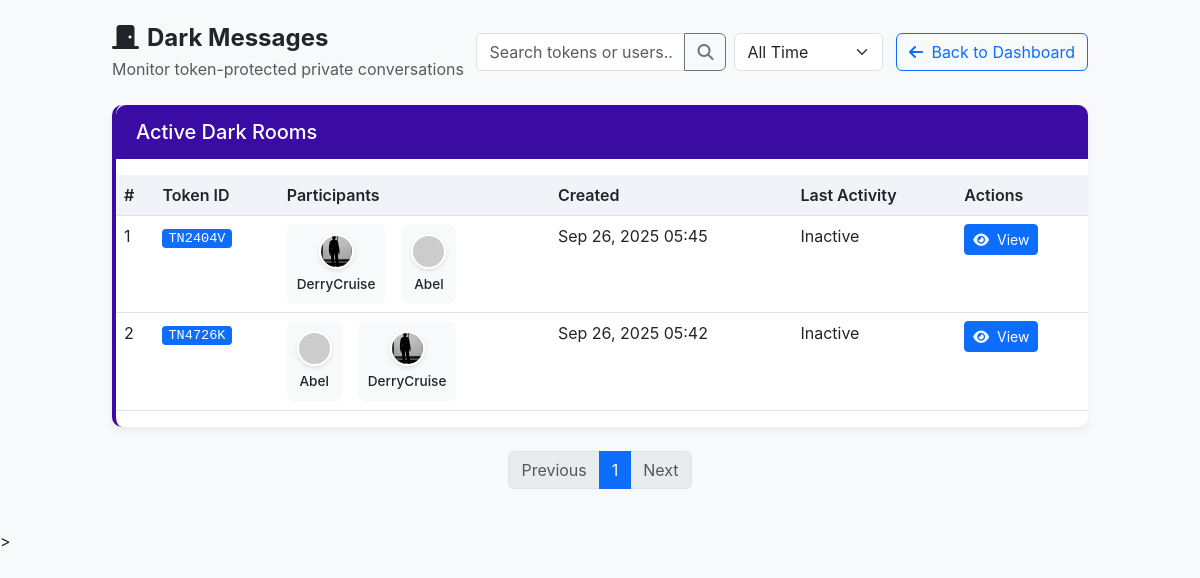
/DarkMessages/ (signed in), run on the app's committed database.
### users/models.py (models this page shows, shortened)
class TunnelSession(models.Model):
    initiator = models.ForeignKey(User, on_delete=models.CASCADE, related_name='initiated_tunnels')
    recipient = models.ForeignKey(User, on_delete=models.CASCADE, related_name='received_tunnels')
    tunnel_id = models.CharField(max_length=20, unique=True)
    chat_room_id = models.CharField(max_length=50, unique=True)
    created_at = models.DateTimeField(auto_now_add=True)
    expires_at = models.DateTimeField()
    is_active = models.BooleanField(default=False)
    class Meta:
        ordering = ['-created_at']

class UserProfile(models.Model):
    user = models.OneToOneField(User, on_delete=models.CASCADE)
    profile_picture = models.ImageField(upload_to='profile_pics/', null=True, blank=True)

### dashboard/views.py (the view)
# urls.py: path('DarkMessages/', views.dark_messages_view, name='DarkMessages'),
@login_required
def dark_messages_view(request):
    filter_value = request.GET.get('time_filter', 'all')
    page_number = request.GET.get('page', 1)  # Current page number
    tunnels = TunnelSession.objects.all()
    now = timezone.now()
    if filter_value == 'today':
        tunnels = tunnels.filter(created_at__date=now.date())
    elif filter_value == 'week':
        week_ago = now - timedelta(days=7)
        tunnels = tunnels.filter(created_at__gte=week_ago)
    elif filter_value == 'month':
        month_ago = now - timedelta(days=30)
        tunnels = tunnels.filter(created_at__gte=month_ago)
    for tunnel in tunnels:
        if tunnel.expires_at and tunnel.expires_at < now:
            if tunnel.is_active:  # Only update if still marked active
                tunnel.is_active = False
                tunnel.save(update_fields=['is_active'])
    tunnels = tunnels.prefetch_related(
        'messages__sender__userprofile',
        'messages__receiver__userprofile'
    ).select_related(
        'initiator__userprofile',
        'recipient__userprofile'
    )
    paginator = Paginator(tunnels, 5)
    page_obj = paginator.get_page(page_number)
    return render(request, 'DASHBOARD/newcode/html/DarkMessages.html', {
        'page_obj': page_obj,
        'filter_value': filter_value
    })

### templates/DASHBOARD/newcode/html/DarkMessages.html (shortened to what this page needs)
{% load static %}
<!DOCTYPE html>
<html lang="en">
<head>
  <link href="https://cdn.jsdelivr.net/npm/bootstrap@5.3.0/dist/css/bootstrap.min.css" rel="stylesheet">
  <link rel="stylesheet" href="https://cdnjs.cloudflare.com/ajax/libs/font-awesome/6.4.0/css/all.min.css">
  <link href="{% static 'DASHBOARD/CSS/DarkMessages.css' %}" rel="stylesheet">
</head>
<body>
<div class="container-fluid py-4">
  <div class="row">
    <div class="col-lg-11 col-xl-10 mx-auto">
      <div class="d-flex flex-column flex-md-row justify-content-between align-items-md-center mb-4">
        <div>
          <h4 class="fw-bold mb-1"><i class="fas fa-door-closed me-2"></i>Dark Messages</h4>
          <p class="text-muted mb-0">Monitor token-protected private conversations</p>
        </div>
        <div class="d-flex gap-2">
          <div class="input-group" style="width: 250px;">
            <input type="text" id="searchInput" class="form-control" placeholder="Search tokens or users...">
            <button class="btn btn-outline-secondary" id="searchBtn"><i class="fas fa-search"></i></button>
          </div>
          <form id="timeFilterForm" method="get">
            <select class="form-select" name="time_filter" id="timeFilter" style="width: auto;" onchange="this.form.submit()">
              <option value="all" {% if filter_value == 'all' %}selected{% endif %}>All Time</option>
            </select>
          </form>
        </div>
        <a href="{% url 'dashindex' %}" class="btn btn-outline-primary">
              <i class="fas fa-arrow-left me-1"></i> Back to Dashboard
        </a>
      </div>
      <div class="darkroom-card mb-4">
        <div class="darkroom-header mb-3">
          <h5 class="mb-0">Active Dark Rooms</h5>
        </div>
        <div class="table-responsive">
          <table class="table darkroom-table">
            <thead>
              <tr>
                <th>#</th>
                <th>Token ID</th>
                <th>Participants</th>
                <th>Created</th>
                <th>Last Activity</th>
                <th>Actions</th>
              </tr>
            </thead>
            <tbody>
              {% for tunnel in page_obj %}
              <tr data-created="{{ tunnel.created_at|date:'Y-m-d H:i:s' }}">
                <td>{{ forloop.counter0|add:page_obj.start_index }}</td>
                <td><span class="token-badge">{{ tunnel.tunnel_id }}</span></td>
                <td>
                  <div class="d-flex gap-3">
                    <div class="participant-card text-center">
                      <img src="{% if tunnel.initiator.userprofile.profile_picture %}{{ tunnel.initiator.userprofile.profile_picture.url }}{% else %}https://i.pravatar.cc/150?img=6{% endif %}" class="user-avatar">
                      <p class="user-name">{{ tunnel.initiator.username }}</p>
                    </div>
                    <div class="participant-card text-center">
                      <img src="{% if tunnel.recipient.userprofile.profile_picture %}{{ tunnel.recipient.userprofile.profile_picture.url }}{% else %}https://i.pravatar.cc/150?img=6{% endif %}" class="user-avatar">
                      <p class="user-name">{{ tunnel.recipient.username }}</p>
                    </div>
                  </div>
                </td>
                <td>{{ tunnel.created_at|date:"M d, Y H:i" }}</td>
                <td>{% if tunnel.is_active %}Active{% else %}Inactive{% endif %}</td>
                <td>
                  <button class="btn btn-sm btn-primary view-btn" type="button" data-tunnel="{{ tunnel.id }}">
                    <i class="fas fa-eye me-1"></i> View
                  </button>
                </td>
              </tr>
              {% empty %}
              <tr>
                <td colspan="6" class="text-center">No tunnels found</td>
              </tr>
              {% endfor %}
            </tbody>
          </table>
        </div>
      </div>
      <nav aria-label="Page navigation">
        <ul class="pagination justify-content-center mt-3">
          {% if page_obj.has_previous %}
            <li class="page-item">
              <a class="page-link" href="?time_filter={{ filter_value }}&page={{ page_obj.previous_page_number }}">Previous</a>
            </li>
          {% else %}
            <li class="page-item disabled"><span class="page-link">Previous</span></li>
          {% endif %}
          {% for num in page_obj.paginator.page_range %}
            {% if page_obj.number == num %}
              <li class="page-item active"><span class="page-link">{{ num }}</span></li>
            {% elif num > page_obj.number|add:-3 and num < page_obj.number|add:3 %}
              <li class="page-item"><a class="page-link" href="?time_filter={{ filter_value }}&page={{ num }}">{{ num }}</a></li>
            {% endif %}
          {% endfor %}
          {% if page_obj.has_next %}
            <li class="page-item">
              <a class="page-link" href="?time_filter={{ filter_value }}&page={{ page_obj.next_page_number }}">Next</a>
            </li>
          {% else %}
            <li class="page-item disabled"><span class="page-link">Next</span></li>
          {% endif %}
        </ul>
      </nav>
    </div>
  </div>
</div>
>
</body>
</html>

### static/DASHBOARD/css/DarkMessages.css (style rules this page uses)
:root { --primary-dark: #3a0ca3; --primary: #4361ee; --danger: #f72585; --dark: #212529; --dark-bg: #1a1a2e; --dark-card: #16213e; }
body { background-color: #f8f9fa; font-family: 'Inter', -apple-system, BlinkMacSystemFont, sans-serif; }
.darkroom-card { background: white; border-radius: 10px; box-shadow: 0 4px 6px rgba(0, 0, 0, 0.05); transition: all 0.3s; border-left: 4px solid var(--primary-dark); }
.darkroom-header { background-color: var(--primary-dark); color: white; border-radius: 10px 10px 0 0; padding: 15px 20px; }
.darkroom-table th { background-color: #f1f3f9; font-weight: 600; color: var(--dark); }
.token-badge { font-family: 'Courier New', monospace; background-color: #f0f0f0; color: var(--primary-dark); padding: 3px 8px; border-radius: 4px; font-size: 0.85rem; }
.participant-card { text-align: center; padding: 10px; border-radius: 8px; background-color: #f8f9fa; transition: all 0.2s; }
.user-avatar { width: 48px; height: 48px; border-radius: 50%; object-fit: cover; border: 2px solid white; box-shadow: 0 2px 4px rgba(0,0,0,0.1); margin-bottom: 5px; }
.user-name { font-size: 0.85rem; font-weight: 500; margin-bottom: 0; white-space: nowrap; overflow: hidden; text-overflow: ellipsis; }
.view-btn { transition: all 0.2s; }

### templates/DASHBOARD/newcode/html/DarkMessages.html (style rules this page uses)
.user-avatar { width: 35px; height: 35px; border-radius: 50%; }
.token-badge { background-color: #0d6efd; color: white; padding: 2px 6px; border-radius: 4px; }
.participant-card { text-align: center; }

### data on the page
TunnelSession: tunnel_id "TN2404V", initiator.profile_picture (picture), initiator.username "DerryCruise", recipient.username "Abel", created_at "Sep 26, 2025 05:45", is_active "Inactive"
TunnelSession: tunnel_id "TN4726K", initiator.username "Abel", recipient.profile_picture (picture), recipient.username "DerryCruise", created_at "Sep 26, 2025 05:42", is_active "Inactive"

### other printed values
{{ num }} "1"
